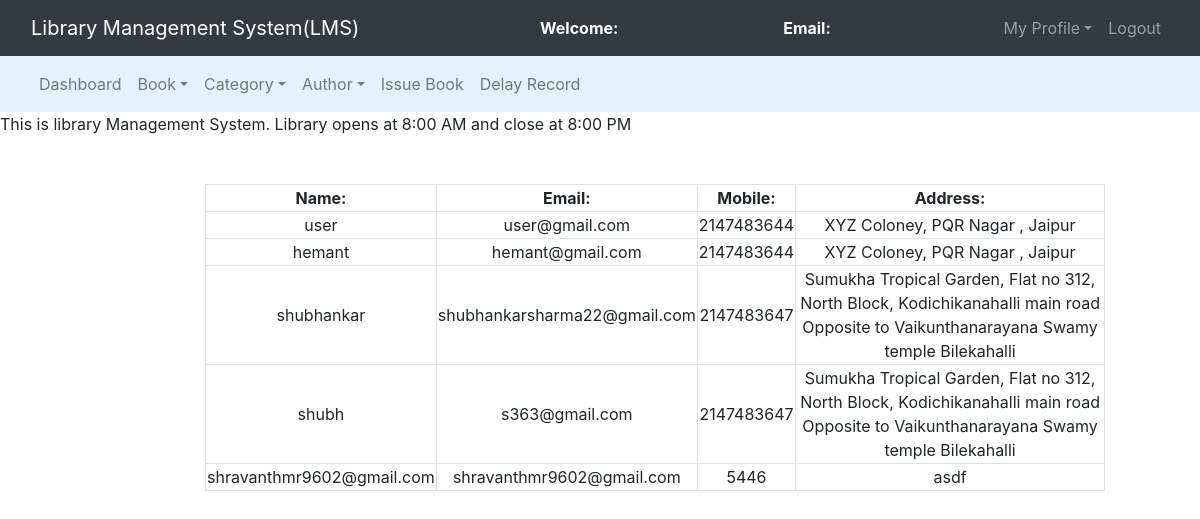
/admin/regusers.php, run on the app's committed database.
### tables this page shows
CREATE TABLE `users` (
  `id` int(11) NOT NULL,
  `name` varchar(50) NOT NULL,
  `email` varchar(100) NOT NULL,
  `password` varchar(100) NOT NULL,
  `mobile` int(10) NOT NULL,
  `address` varchar(250) NOT NULL
);

### admin/regusers.php (the view, shortened to what this page needs)
<?php
	$connection = mysqli_connect("localhost","root","");
	$query = "select * from users";
?>
<!DOCTYPE html>
<html>
<head>
	<link rel="stylesheet" type="text/css" href="../bootstrap-4.4.1/css/bootstrap.min.css">
</head>
<body>
	<nav class="navbar navbar-expand-lg navbar-dark bg-dark">
		<div class="container-fluid">
			<div class="navbar-header">
				<a class="navbar-brand" href="index.php">Library Management System(LMS)</a>
			</div>
			<font style="color: white"><span><strong>Welcome: <?php echo $_SESSION['name'];?></strong></span></font>
			<font style="color: white"><span><strong>Email: <?php echo $_SESSION['email'];?></strong></span></font>
			<ul class="nav navbar-nav navbar-right">
				<li class="nav-item dropdown">
					<a class="nav-link dropdown-toggle" data-toggle="dropdown">My Profile</a>
				</li>
				<li class="nav-item"><a class="nav-link" href="../logout.php">Logout</a></li>
			</ul>
		</div>
	</nav>
<nav class="navbar navbar-expand-lg navbar-light" style="background-color: #e3f2fd">
	<div class="container-fluid">
		<ul class="nav navbar-nav navbar-center">
			<li class="nav-item">
				<a href="admin_dashboard.php" class="nav-link">Dashboard</a>
			</li>
			<li class="nav-item dropdown">
				<a class="nav-link dropdown-toggle" data-toggle="dropdown">Book</a>
			</li>
			<li class="nav-item dropdown">
				<a class="nav-link dropdown-toggle" data-toggle="dropdown">Category</a>
			</li>
			<li class="nav-item dropdown">
				<a class="nav-link dropdown-toggle" data-toggle="dropdown">Author</a>
			</li>
			<li class="nav-item">
				<a href="issue_book.php" class="nav-link">Issue Book</a>
			</li>
			<li class="nav-item">
				<a href="delay_display.php" class="nav-link">Delay Record</a>
			</li>
		</ul>
	</div>
</nav>
<span><marquee>This is library Management System. Library opens at 8:00 AM and close at 8:00 PM</marquee></span><br><br>
<div class="row">
	<div class="col-md-2"></div>
	<div class="col-md-8">
		<form>
			<table class="table-bordered" width="900px" style="text-align: center">
				<tr>
					<th>Name:</th>
					<th>Email:</th>
					<th>Mobile:</th>
					<th>Address:</th>
				</tr>
				<?php
					$query_run = mysqli_query($connection,$query);
					while($row = mysqli_fetch_assoc($query_run)){
						$name = $row['name'];
						$email = $row['email'];
						$mobile = $row['mobile'];
						$address = $row['address'];
				?>
						<tr>
							<td><?php echo $name;?></td>
							<td><?php echo $email;?></td>
							<td><?php echo $mobile;?></td>
							<td><?php echo $address;?></td>
						</tr>
						<?php
					}
				?>
			</table>
		</form>
	</div>
	<div class="col-md-2"></div>
</div>
</body>
</html>

### data on the page
users: name "user", email "user@gmail.com", mobile "2147483644", address "XYZ Coloney, PQR Nagar , Jaipur"
users: name "hemant", email "hemant@gmail.com", mobile "2147483644", address "XYZ Coloney, PQR Nagar , Jaipur"
users: name "shubhankar", email "shubhankarsharma22@gmail.com", mobile "2147483647", address "Sumukha Tropical Garden, Flat no 312, North Block, Kodichikanahalli main road Opposite to Vaikunthanarayana Swamy temple Bilekahalli"
users: name "shubh", email "s363@gmail.com", mobile "2147483647", address "Sumukha Tropical Garden, Flat no 312, North Block, Kodichikanahalli main road Opposite to Vaikunthanarayana Swamy temple Bilekahalli"
users: name "shravanthmr9602@gmail.com", email "shravanthmr9602@gmail.com", mobile "5446", address "asdf"
